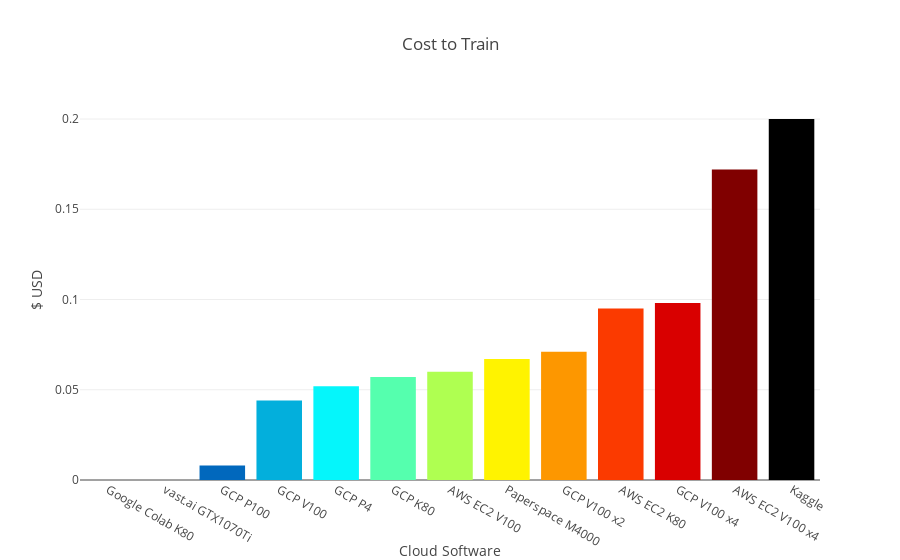

The notebook cell saved with this chart:
### Code cell
import matplotlib.pyplot as plt
%matplotlib inline

cmax=200
cmin=50
color_s = np.linspace(cmin, cmax, 12)

data = [
    go.Bar(
        x=df.short_names,          
        y=df['Cost to Train'],
        marker=dict(
            colorscale='Jet',
            # cauto=True,
            color=color_s,
        ),
    )
]

layout = {
    'title': 'Cost to Train',
    'xaxis': {'title': 'Cloud Software', 'tickmode': 'linear'},
    'yaxis': {'title': "$ USD"}
}

fig = go.Figure(data=data, layout=layout)
py.iplot(fig)

### Figure 1 — Plotly figure (JSON) as saved in the notebook; plotly's stock layout.template omitted (floating-point values rounded to 4 significant figures)
{"data": [{"marker": {"color": [50, 63.64, 77.27, 90.91, 104.5, 118.2, 131.8, 145.5, 159.1, 172.7, 186.4, 200], "colorscale": "Jet"}, "x": ["Google Colab K80", "vast.ai GTX1070Ti", "GCP P100", "GCP V100", "GCP P4", "GCP K80", "AWS EC2 V100", "Paperspace M4000", "GCP V100 x2", "AWS EC2 K80", "GCP V100 x4", "AWS EC2 V100 x4", "Kaggle"], "type": "bar", "y": [0, 0, 0.008, 0.044, 0.052, 0.057, 0.06, 0.067, 0.071, 0.095, 0.098, 0.172, 0.2], "uid": "fb206f1a-cef1-47c3-9992-66131b1d93be"}], "layout": {"yaxis": {"title": {"text": "$ USD"}}, "xaxis": {"tickmode": "linear", "title": {"text": "Cloud Software"}}, "title": {"text": "Cost to Train"}}}
